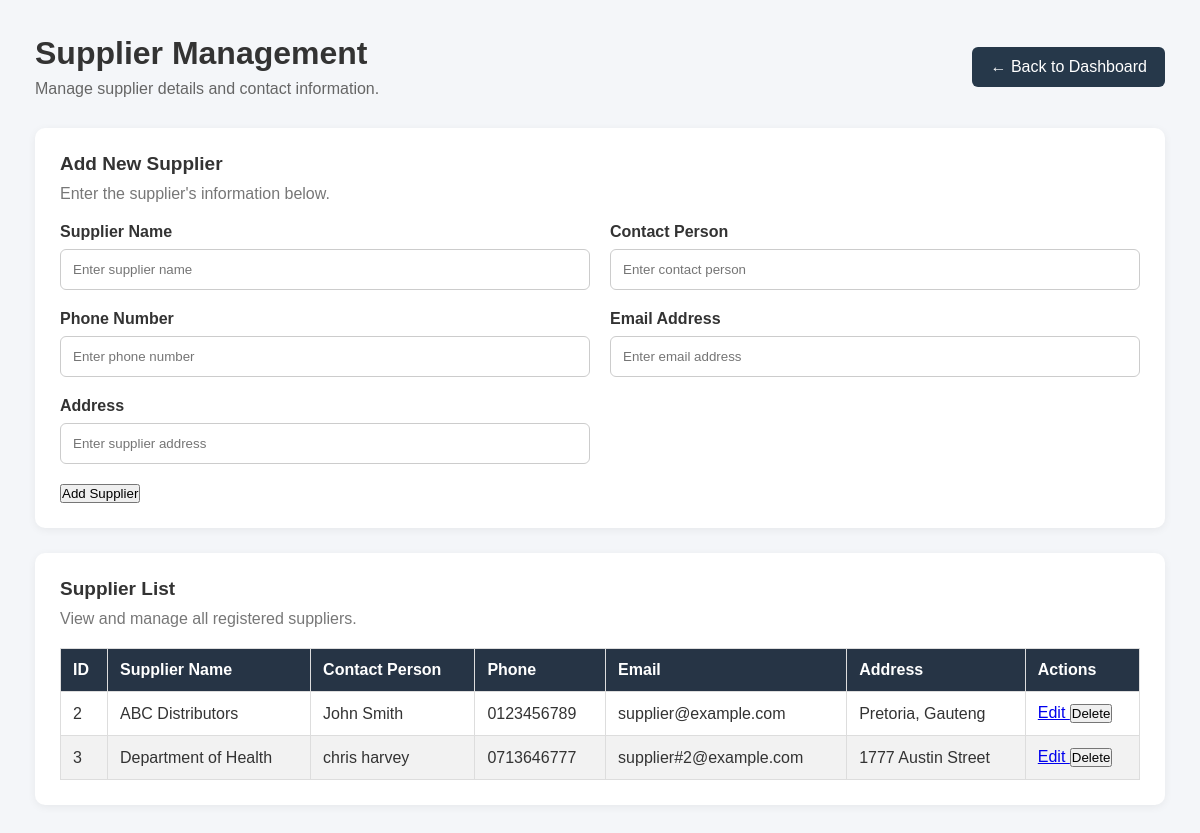
The app's page /suppliers with its own data.
### tables this page shows
CREATE TABLE suppliers (
            supplier_id INTEGER PRIMARY KEY AUTOINCREMENT,
            supplier_name TEXT NOT NULL,
            contact_person TEXT NOT NULL,
            phone TEXT NOT NULL,
            email TEXT NOT NULL,
            address TEXT NOT NULL
        );

### app.py (the view)
@app.route('/suppliers')
def suppliers():
    connection = get_db_connection()
    all_suppliers = connection.execute(
        'SELECT * FROM suppliers'
    ).fetchall()
    connection.close()
    return render_template('suppliers.html', suppliers=all_suppliers)

### app.py (called while the page is built)
def get_db_connection():
    connection = sqlite3.connect('general_store.db')
    connection.row_factory = sqlite3.Row
    return connection

### templates/suppliers.html (shortened to what this page needs)
<!DOCTYPE html>
<html lang="en">
<head>
    <link rel="stylesheet" href="{{ url_for('static', filename='css/style.css') }}">
</head>
<body>
    <div class="container">
        <main class="main-content">
            <header class="page-header">
                <div>
                    <h1>Supplier Management</h1>
                    <p>Manage supplier details and contact information.</p>
                </div>
                <a href="{{ url_for('dashboard') }}" class="back-button">
                    ← Back to Dashboard
                </a>
            </header>
            <section class="dashboard-section">
                <h2>Add New Supplier</h2>
                <p>Enter the supplier's information below.</p>
                <form method="POST" action="{{ url_for('add_supplier') }}">
                    <div class="form-grid">
                        <div class="form-group">
                            <label>Supplier Name</label>
                            <input type="text" name="supplier_name"
                                   placeholder="Enter supplier name" required>
                        </div>
                        <div class="form-group">
                            <label>Contact Person</label>
                            <input type="text" name="contact_person"
                                   placeholder="Enter contact person" required>
                        </div>
                        <div class="form-group">
                            <label>Phone Number</label>
                            <input type="tel" name="phone"
                                   placeholder="Enter phone number" required>
                        </div>
                        <div class="form-group">
                            <label>Email Address</label>
                            <input type="email" name="email"
                                   placeholder="Enter email address" required>
                        </div>
                        <div class="form-group">
                            <label>Address</label>
                            <input type="text" name="address"
                                   placeholder="Enter supplier address" required>
                        </div>
                    </div>
                    <button type="submit">Add Supplier</button>
                </form>
            </section>
            <section class="dashboard-section">
                <h2>Supplier List</h2>
                <p>View and manage all registered suppliers.</p>
                <table>
                    <thead>
                        <tr>
                            <th>ID</th>
                            <th>Supplier Name</th>
                            <th>Contact Person</th>
                            <th>Phone</th>
                            <th>Email</th>
                            <th>Address</th>
                            <th>Actions</th>
                        </tr>
                    </thead>
                    <tbody>
                        {% for supplier in suppliers %}
                        <tr>
                            <td>{{ supplier.supplier_id }}</td>
                            <td>{{ supplier.supplier_name }}</td>
                            <td>{{ supplier.contact_person }}</td>
                            <td>{{ supplier.phone }}</td>
                            <td>{{ supplier.email }}</td>
                            <td>{{ supplier.address }}</td>
                            <td>
                                <a href="{{ url_for('edit_supplier', supplier_id=supplier.supplier_id) }}">
                                    Edit
                                </a>
                                <form method="POST"
                                      action="{{ url_for('delete_supplier', supplier_id=supplier.supplier_id) }}"
                                      style="display:inline;">
                                    <button type="submit"
                                            onclick="return confirm('Delete this supplier?')">
                                        Delete
                                    </button>
                                </form>
                            </td>
                        </tr>
                        {% endfor %}
                    </tbody>
                </table>
            </section>
        </main>
    </div>
</body>
</html>

### static/css/style.css (style rules this page uses)
* { margin: 0; padding: 0; box-sizing: border-box; font-family: Arial, sans-serif; }
body { background-color: #f4f6f9; color: #333; }
.container { display: flex; min-height: 100vh; }
.main-content { flex: 1; max-width: 1400px; margin: 0 auto; padding: 35px; }
header { display: flex; justify-content: space-between; align-items: center; margin-bottom: 35px; }
header h1 { margin-bottom: 8px; }
header p { color: #64748b; }
.dashboard-section { background-color: white; padding: 25px; border-radius: 10px; margin-bottom: 25px; min-height: 130px; }
.dashboard-section h2 { margin-bottom: 18px; font-size: 19px; }
.dashboard-section p { color: #64748b; }
.page-header { display: flex; justify-content: space-between; align-items: center; gap: 20px; margin-bottom: 30px; }
.page-header h1 { margin-bottom: 8px; }
.page-header p { color: #666; }
.back-button { display: inline-block; padding: 11px 18px; background-color: #26384a; color: white; text-decoration: none; border-radius: 6px; white-space: nowrap; }
.dashboard-section { background: white; padding: 25px; margin-bottom: 25px; border-radius: 10px; box-shadow: 0 2px 8px rgba(0, 0, 0, 0.06); }
.dashboard-section h2 { margin-bottom: 10px; }
.dashboard-section > p { color: #777; margin-bottom: 20px; }
.form-grid { display: grid; grid-template-columns: repeat(2, minmax(0, 1fr)); gap: 20px; margin-bottom: 20px; }
.form-group { display: flex; flex-direction: column; gap: 8px; }
.form-group label { font-weight: 600; }
.form-group input { width: 100%; padding: 12px; border: 1px solid #ccc; border-radius: 6px; box-sizing: border-box; }
table { width: 100%; border-collapse: collapse; margin-top: 20px; background-color: white; }
th, td { border: 1px solid #ddd; padding: 12px; text-align: left; }
th { background-color: #263445; color: white; }
tr:nth-child(even) { background-color: #f2f2f2; }

### records on screen
suppliers: supplier_id "2", supplier_name "ABC Distributors", contact_person "John Smith", phone "0123456789", email "supplier@example.com", address "Pretoria, Gauteng"
suppliers: supplier_id "3", supplier_name "Department of Health", contact_person "chris harvey", phone "0713646777", email "supplier#2@example.com", address "1777 Austin Street"
